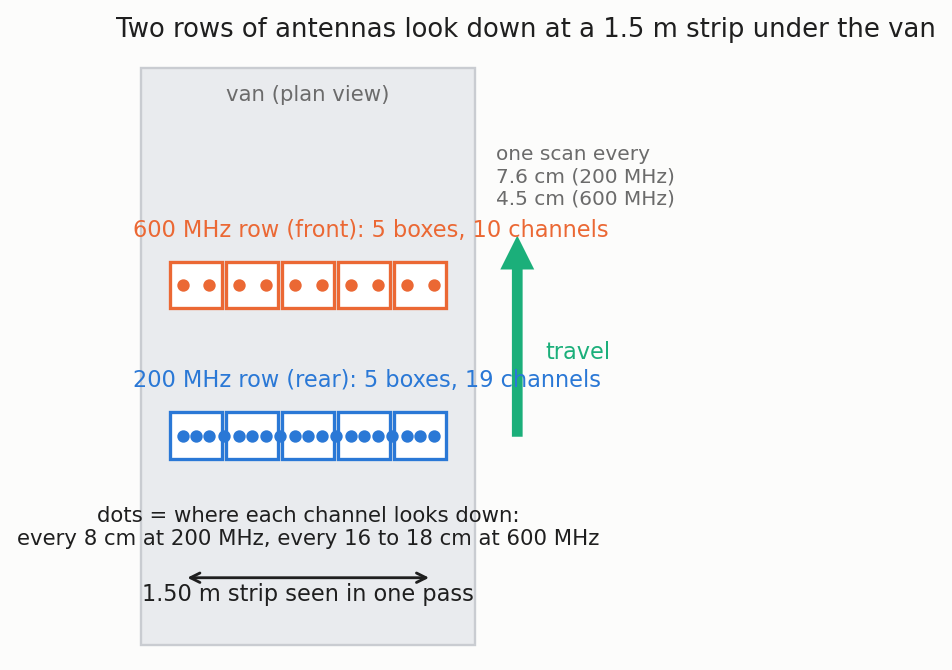

Recreate this plot in Python.
"""Report figure: the radar array under the van, from the survey file (channel footprints measured, CLAUDE.md section 3).
Usage: python array_schematic.py out.png"""
import sys
import matplotlib
import numpy as np
matplotlib.use("Agg")
import matplotlib.pyplot as plt
from matplotlib.patches import Rectangle, FancyArrow

SURF, INK, MUTED, BLUE, ORANGE, AQUA = "#fcfcfb", "#1f1f1f", "#6b6b6b", "#2a78d6", "#eb6834", "#1baf7a"
boxes = [-0.671, -0.335, 0.0, 0.335, 0.671]                       # antenna box centres (m), both rows
u200 = [-0.751, -0.671, -0.591, -0.503, -0.415, -0.335, -0.255, -0.168, -0.08, 0, 0.08, 0.168, 0.255, 0.335, 0.415, 0.503, 0.591, 0.671, 0.751]
u600 = [-0.751, -0.591, -0.415, -0.255, -0.08, 0.08, 0.255, 0.415, 0.591, 0.751]
fig, ax = plt.subplots(figsize=(9, 4.6), facecolor=SURF); ax.set_facecolor(SURF)
# plan view: van outline, two rows of boxes, footprints
ax.add_patch(Rectangle((-1.0, -1.25), 2.0, 3.45, fc="#e9ebee", ec="#c9ccd1", lw=1, zorder=0)); ax.text(0, 2.0, "van (plan view)", ha="center", color=MUTED, fontsize=9)
for y, name, col, pitch in ((0.0, "200 MHz row (rear): 5 boxes, 19 channels", BLUE, u200), (0.9, "600 MHz row (front): 5 boxes, 10 channels", ORANGE, u600)):
    for b in boxes:
        ax.add_patch(Rectangle((b - 0.155, y - 0.14), 0.31, 0.28, fc="white", ec=col, lw=1.4, zorder=2))
    ax.scatter(pitch, [y] * len(pitch), s=18, color=col, zorder=3)
    ax.text(-1.05, y + 0.26, name, color=col, fontsize=9.5, ha="left", va="bottom")
ax.text(0, -0.42, "dots = where each channel looks down:\nevery 8 cm at 200 MHz, every 16 to 18 cm at 600 MHz", ha="center", va="top", color=INK, fontsize=9)
ax.annotate("", xy=(0.751, -0.85), xytext=(-0.751, -0.85), arrowprops=dict(arrowstyle="<->", color=INK, lw=1.2)); ax.text(0, -0.99, "1.50 m strip seen in one pass", ha="center", color=INK, fontsize=9.5)
ax.add_patch(FancyArrow(1.25, 0.0, 0.0, 1.0, width=0.05, head_width=0.18, head_length=0.18, color=AQUA)); ax.text(1.42, 0.5, "travel", color=AQUA, fontsize=9.5, va="center")
ax.text(1.12, 1.55, "one scan every\n7.6 cm (200 MHz)\n4.5 cm (600 MHz)", color=MUTED, fontsize=8.5, va="center")
ax.set_xlim(-1.15, 1.95); ax.set_ylim(-1.3, 2.3); ax.set_aspect("equal"); ax.axis("off")
ax.set_title("Two rows of antennas look down at a 1.5 m strip under the van", loc="left", fontsize=11, color=INK)
fig.savefig(sys.argv[1] if len(sys.argv) > 1 else "array_schematic.png", dpi=170, facecolor=SURF, bbox_inches="tight"); print("ok")
